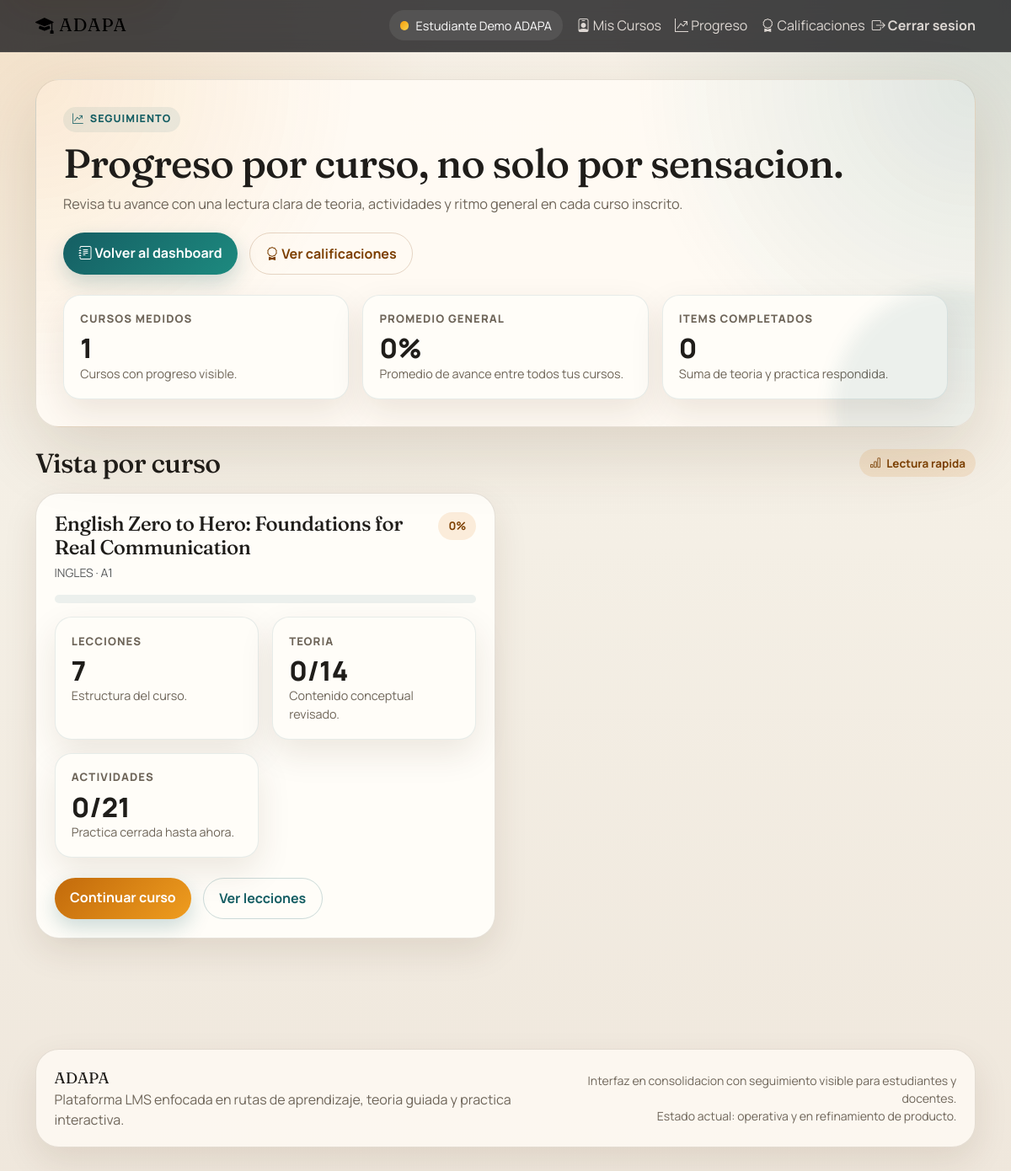
/estudiante/progreso (signed in), run on the app's committed database.
### tables this page shows
CREATE TABLE `cursos` (
  `id` int(11) NOT NULL AUTO_INCREMENT,
  `instancia_id` int(11) NOT NULL,
  `plantilla_pensum_id` int(11) DEFAULT NULL,
  `creado_por` int(11) NOT NULL,
  `titulo` varchar(255) NOT NULL,
  `descripcion` text DEFAULT NULL,
  `idioma` enum('ingles','frances') NOT NULL,
  `nivel_cefr` enum('A1','A2','B1','B2','C1','C2') NOT NULL,
  `modalidad` enum('perpetuo','ciclo') NOT NULL,
  `fecha_inicio` date DEFAULT NULL,
  `fecha_fin` date DEFAULT NULL,
  `duracion_semanas` int(11) DEFAULT NULL,
  `es_publico` tinyint(1) NOT NULL DEFAULT 0,
  `requiere_codigo` tinyint(1) NOT NULL DEFAULT 0,
  `codigo_acceso` varchar(255) DEFAULT NULL,
  `tipo_codigo` enum('unico_curso','por_estudiante','combo_grupo') DEFAULT NULL,
  `inscripcion_abierta` tinyint(1) NOT NULL DEFAULT 1,
  `fecha_cierre_inscripcion` date DEFAULT NULL,
  `max_estudiantes` int(11) NOT NULL DEFAULT 0,
  `estado` enum('preparacion','activo','pausado','finalizado','archivado') NOT NULL DEFAULT 'preparacion',
  `notificar_profesor_completada` tinyint(1) NOT NULL DEFAULT 1,
  `notificar_profesor_atascado` tinyint(1) NOT NULL DEFAULT 1,
  `fecha_creacion` timestamp NOT NULL DEFAULT current_timestamp(),
  `fecha_modificacion` timestamp NOT NULL DEFAULT current_timestamp() ON UPDATE current_timestamp(),
  PRIMARY KEY (`id`),
  KEY `instancia_id` (`instancia_id`),
  KEY `plantilla_pensum_id` (`plantilla_pensum_id`),
  KEY `creado_por` (`creado_por`),
  KEY `estado` (`estado`),
  KEY `idioma_nivel` (`idioma`,`nivel_cefr`),
  KEY `idx_cursos_publicos` (`es_publico`,`estado`),
  CONSTRAINT `cursos_ibfk_1` FOREIGN KEY (`instancia_id`) REFERENCES `instancias` (`id`),
  CONSTRAINT `cursos_ibfk_2` FOREIGN KEY (`plantilla_pensum_id`) REFERENCES `plantillas_pensum` (`id`),
  CONSTRAINT `cursos_ibfk_3` FOREIGN KEY (`creado_por`) REFERENCES `usuarios` (`id`)
);

### views/estudiante/progreso/index.php (the view, shortened to what the rows shown need)
<?php require_once __DIR__ . '/../../partials/header.php'; ?>
<div class="container">
    <section class="page-hero mb-4">
        <span class="eyebrow"><i class="bi bi-graph-up-arrow"></i> Seguimiento</span>
        <h1 class="page-title">Progreso por curso, no solo por sensacion.</h1>
        <p class="page-subtitle">
            Revisa tu avance con una lectura clara de teoria, actividades y ritmo general en cada curso inscrito.
        </p>
        <div class="hero-actions">
            <a href="<?php echo url('/estudiante'); ?>" class="btn btn-primary">
                <i class="bi bi-journal-text"></i> Volver al dashboard
            </a>
            <a href="<?php echo url('/estudiante/calificaciones'); ?>" class="btn btn-outline-secondary">
                <i class="bi bi-award"></i> Ver calificaciones
            </a>
        </div>
        <div class="metric-grid">
            <div class="metric-card">
                <div class="metric-label">Cursos medidos</div>
                <div class="metric-value"><?php echo count($resumenCursos); ?></div>
                <div class="metric-note">Cursos con progreso visible.</div>
            </div>
            <div class="metric-card">
                <div class="metric-label">Promedio general</div>
                <div class="metric-value">
                    <?php
                    $avg = 0;
                    if (!empty($resumenCursos)) {
                        $avg = (int) round(array_reduce($resumenCursos, fn($carry, $curso) => $carry + (int) $curso->porcentaje, 0) / count($resumenCursos));
                    }
                    echo $avg;
                    ?>%
                </div>
                <div class="metric-note">Promedio de avance entre todos tus cursos.</div>
            </div>
            <div class="metric-card">
                <div class="metric-label">Items completados</div>
                <div class="metric-value"><?php echo array_reduce($resumenCursos, fn($carry, $curso) => $carry + (int) $curso->completados, 0); ?></div>
                <div class="metric-note">Suma de teoria y practica respondida.</div>
            </div>
        </div>
    </section>
    <section>
        <div class="section-title">
            <h2>Vista por curso</h2>
            <span class="soft-badge"><i class="bi bi-bar-chart"></i> Lectura rapida</span>
        </div>
        <?php if (empty($resumenCursos)): ?>
            <div class="panel empty-state-card">
                <div class="panel-body">
                    <span class="empty-state-icon"><i class="bi bi-graph-down"></i></span>
                    <div class="empty-state-copy">Todavia no tienes cursos inscritos para mostrar progreso.</div>
                </div>
            </div>
        <?php else: ?>
            <div class="row g-4">
                <?php foreach ($resumenCursos as $curso): ?>
                    <div class="col-xl-6">
                        <div class="course-card">
                            <div class="card-body">
                                <div class="d-flex justify-content-between align-items-start gap-3 mb-3">
                                    <div>
                                        <h3 class="h4 mb-1"><?php echo htmlspecialchars($curso->titulo); ?></h3>
                                        <div class="small text-muted">
                                            <?php echo htmlspecialchars(strtoupper($curso->idioma)); ?> · <?php echo htmlspecialchars($curso->nivel_cefr); ?>
                                        </div>
                                    </div>
                                    <span class="soft-badge"><?php echo (int) $curso->porcentaje; ?>%</span>
                                </div>
                                <div class="course-progress">
                                    <div class="progress" role="progressbar" aria-valuenow="<?php echo (int) $curso->porcentaje; ?>" aria-valuemin="0" aria-valuemax="100" style="height: 10px;">
                                    </div>
                                </div>
                                <div class="metric-grid mt-3">
                                    <div class="metric-card">
                                        <div class="metric-label">Lecciones</div>
                                        <div class="metric-value"><?php echo (int) $curso->total_lecciones; ?></div>
                                        <div class="metric-note">Estructura del curso.</div>
                                    </div>
                                    <div class="metric-card">
                                        <div class="metric-label">Teoria</div>
                                        <div class="metric-value"><?php echo (int) $curso->teorias_leidas; ?>/<?php echo (int) $curso->total_teorias; ?></div>
                                        <div class="metric-note">Contenido conceptual revisado.</div>
                                    </div>
                                    <div class="metric-card">
                                        <div class="metric-label">Actividades</div>
                                        <div class="metric-value"><?php echo (int) $curso->actividades_respondidas; ?>/<?php echo (int) $curso->total_actividades; ?></div>
                                        <div class="metric-note">Practica cerrada hasta ahora.</div>
                                    </div>
                                </div>
                                <div class="hero-actions mt-4">
                                    <a href="<?php echo url('/estudiante/cursos/' . $curso->id . '/continuar'); ?>" class="btn btn-success">Continuar curso</a>
                                    <a href="<?php echo url('/estudiante/cursos/' . $curso->id . '/lecciones'); ?>" class="btn btn-outline-primary">Ver lecciones</a>
                                </div>
                            </div>
                        </div>
                    </div>
                <?php endforeach; ?>
            </div>
        <?php endif; ?>
    </section>
</div>
<?php require_once __DIR__ . '/../../partials/footer.php'; ?>

### core/Router.php (shortened to what the rows shown need)
<?php
class Router {
    private $routes = [];
    private $basePath;
    public function __construct() {
        $this->basePath = BASE_URL;
    }
    public function add($method, $route, $controller, $action) {
        $this->routes[$method][$route] = ['controller' => $controller, 'action' => $action];
    }
    public function dispatch($uri, $method) {
        $uri = $this->removeBasePath($uri);
        foreach ($this->routes[$method] as $route => $routeInfo) {
            $pattern = preg_replace('/\{[^}]+\}/', '([^/]+)', $route);
            $pattern = '#^' . $pattern . '$#';
            if (preg_match($pattern, $uri, $matches)) {
                array_shift($matches);
                $action = $routeInfo['action'];
                $controllerInstance = new $controllerClass();
                if (method_exists($controllerInstance, $action)) {
                    call_user_func_array([$controllerInstance, $action], $matches);
                } else {
                    http_response_code(404);
                    echo "404 Method Not Found";
                }
                return;
            }
        }
    }
    private function removeBasePath($uri) {
        if (strpos($uri, $this->basePath) === 0) {
            $uri = substr($uri, strlen($this->basePath));
        }
        return $uri;
    }
}

### data on the page
cursos: titulo "English Zero to Hero: Foundations for Real Communication", idioma "INGLES", nivel_cefr "A1", porcentaje "0", total_lecciones "7", teorias_leidas "0", total_teorias "14", actividades_respondidas "0", total_actividades "21"

### other printed values
count($resumenCursos) "1"
$avg "0"
